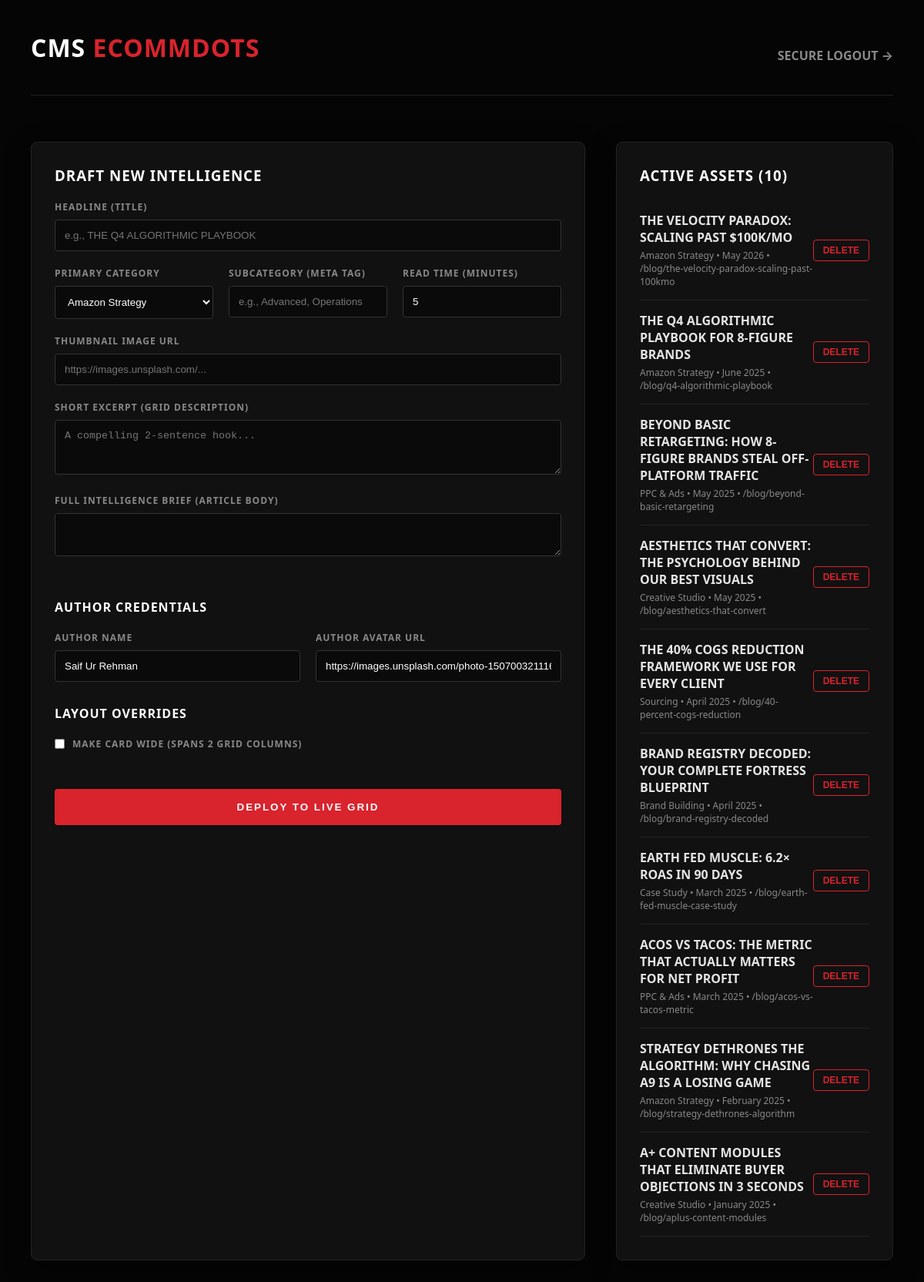
The page /admin (signed in) on the database its author committed.
### tables this page shows
CREATE TABLE articles (
            id INTEGER PRIMARY KEY AUTOINCREMENT,
            title TEXT NOT NULL,
            slug TEXT NOT NULL UNIQUE,
            category TEXT NOT NULL,
            subcategory TEXT NOT NULL,
            read_time INTEGER NOT NULL,
            publish_date TEXT NOT NULL,
            excerpt TEXT NOT NULL,
            content TEXT, 
            author_name TEXT NOT NULL,
            author_image TEXT NOT NULL,
            thumbnail_url TEXT NOT NULL,
            is_wide BOOLEAN NOT NULL DEFAULT 0,
            is_featured BOOLEAN NOT NULL DEFAULT 0,
            created_at TIMESTAMP DEFAULT CURRENT_TIMESTAMP
        );

### app.py (the view, shortened to what this page needs)
@app.route('/admin', methods=['GET', 'POST'])
def admin_dashboard():
    if not session.get('logged_in'):
        return redirect(url_for('admin_login'))
    conn = get_db_connection()
    articles = conn.execute('SELECT id, title, category, publish_date, slug FROM articles ORDER BY created_at DESC').fetchall()
    conn.close()
    return render_template('admin.html', articles=articles)

### app.py (called while the page is built)
def get_db_connection():
    conn = sqlite3.connect(DB_FILE)
    conn.row_factory = sqlite3.Row
    return conn

### templates/admin.html (shortened to what this page needs)
<!DOCTYPE html>
<html lang="en">
<head>
</head>
<body>
<div class="wrapper">
    <div class="header-panel">
        <h1>CMS <span style="color:#d9232d;">ECOMMDOTS</span></h1>
        <a href="{{ url_for('logout') }}" style="color:#888; text-decoration:none; font-weight:bold;">SECURE LOGOUT →</a>
    </div>
    <div class="panel">
        <h3>DRAFT NEW INTELLIGENCE</h3>
        <form method="POST">
            <label>Headline (Title)</label>
            <input type="text" name="title" required placeholder="e.g., THE Q4 ALGORITHMIC PLAYBOOK">
            <div class="flex-row">
                <div>
                    <label>Primary Category</label>
                    <select name="category" required>
                        <option value="Amazon Strategy">Amazon Strategy</option>
                    </select>
                </div>
                <div>
                    <label>Subcategory (Meta Tag)</label>
                    <input type="text" name="subcategory" required placeholder="e.g., Advanced, Operations">
                </div>
                <div>
                    <label>Read Time (Minutes)</label>
                    <input type="number" name="read_time" required value="5">
                </div>
            </div>
            <label>Thumbnail Image URL</label>
            <input type="text" name="thumbnail_url" required placeholder="https://images.unsplash.com/...">
            <label>Short Excerpt (Grid Description)</label>
            <textarea name="excerpt" required rows="3" placeholder="A compelling 2-sentence hook..."></textarea>
            <label>Full Intelligence Brief (Article Body)</label>
            <textarea id="content" name="content"></textarea>
            <h3 style="margin-top:30px; font-size:16px;">AUTHOR CREDENTIALS</h3>
            <div class="flex-row">
                <div>
                    <label>Author Name</label>
                    <input type="text" name="author_name" required value="Saif Ur Rehman">
                </div>
                <div>
                    <label>Author Avatar URL</label>
                    <input type="text" name="author_image" required value="https://images.unsplash.com/photo-1507003211169-0a1dd7228f2d?auto=format&fit=crop&w=100&q=80">
                </div>
            </div>
            <h3 style="margin-top:10px; font-size:16px;">LAYOUT OVERRIDES</h3>
            <div class="flex-row" style="margin-bottom: 30px;">
                <div class="checkbox-group">
                    <input type="checkbox" id="is_wide" name="is_wide" value="1">
                    <label for="is_wide" style="margin:0;">Make Card Wide (Spans 2 Grid Columns)</label>
                </div>
            </div>
            <button type="submit" class="btn-primary">DEPLOY TO LIVE GRID</button>
        </form>
    </div>
    <div class="panel">
        <h3>ACTIVE ASSETS ({{ articles|length }})</h3>
        <ul class="article-list">
            {% for article in articles %}
            <li class="article-item">
                <div>
                    <div style="font-weight:bold;">{{ article.title }}</div>
                    <div class="article-meta">{{ article.category }} &bull; {{ article.publish_date }} &bull; /blog/{{ article.slug }}</div>
                </div>
                <form action="{{ url_for('delete_article', id=article.id) }}" method="POST" onsubmit="return confirm('WARNING: Are you sure you want to permanently delete this digital asset?');">
                    <button type="submit" class="btn-delete">DELETE</button>
                </form>
            </li>
            {% endfor %}
        </ul>
    </div>
</div>
</body>
</html>

### templates/admin.html (style rules this page uses)
body { background: #050505; color: #e5e5e5; font-family: system-ui, -apple-system, sans-serif; padding: 40px; margin: 0; }
.wrapper { max-width: 1200px; margin: 0 auto; display: grid; grid-template-columns: 2fr 1fr; gap: 40px; }
.header-panel { grid-column: 1 / -1; display: flex; justify-content: space-between; align-items: center; border-bottom: 1px solid #222; padding-bottom: 20px; margin-bottom: 20px; }
h1, h2, h3 { font-weight: 800; letter-spacing: 1px; color: #fff; margin: 0 0 20px 0; }
.panel { background: #111; padding: 30px; border-radius: 8px; border: 1px solid #222; box-shadow: 0 10px 30px rgba(0,0,0,0.5); }
label { display: block; font-size: 12px; text-transform: uppercase; letter-spacing: 1px; color: #888; margin-bottom: 8px; font-weight: 700; }
input[type="text"], input[type="number"], select, textarea { width: 100%; background: #0a0a0a; border: 1px solid #333; color: #fff; padding: 12px; margin-bottom: 20px; border-radius: 4px; box-sizing: border-box; outline: none; }
.flex-row { display: flex; gap: 20px; }
.flex-row > div { flex: 1; }
.checkbox-group { display: flex; align-items: center; gap: 10px; margin-bottom: 20px; }
.checkbox-group input { width: auto; margin: 0; }
button.btn-primary { background: #d9232d; color: #fff; padding: 16px 24px; font-weight: 800; letter-spacing: 2px; text-transform: uppercase; border: none; border-radius: 4px; cursor: pointer; width: 100%; transition: 0.3s; }
.article-list { list-style: none; padding: 0; margin: 0; }
.article-item { display: flex; justify-content: space-between; align-items: center; padding: 15px 0; border-bottom: 1px solid #222; }
.article-meta { font-size: 12px; color: #888; margin-top: 4px; }
.btn-delete { background: transparent; color: #d9232d; border: 1px solid #d9232d; padding: 6px 12px; border-radius: 4px; cursor: pointer; font-size: 12px; font-weight: bold; }

### rows shown on the page
articles: title "THE VELOCITY PARADOX: SCALING PAST $100K/MO", category "Amazon Strategy", publish_date "May 2026", slug "the-velocity-paradox-scaling-past-100kmo"
articles: title "THE Q4 ALGORITHMIC PLAYBOOK FOR 8-FIGURE BRANDS", category "Amazon Strategy", publish_date "June 2025", slug "q4-algorithmic-playbook"
articles: title "BEYOND BASIC RETARGETING: HOW 8-FIGURE BRANDS STEAL OFF-PLATFORM TRAFFIC", category "PPC & Ads", publish_date "May 2025", slug "beyond-basic-retargeting"
articles: title "AESTHETICS THAT CONVERT: THE PSYCHOLOGY BEHIND OUR BEST VISUALS", category "Creative Studio", publish_date "May 2025", slug "aesthetics-that-convert"
articles: title "THE 40% COGS REDUCTION FRAMEWORK WE USE FOR EVERY CLIENT", category "Sourcing", publish_date "April 2025", slug "40-percent-cogs-reduction"
articles: title "BRAND REGISTRY DECODED: YOUR COMPLETE FORTRESS BLUEPRINT", category "Brand Building", publish_date "April 2025", slug "brand-registry-decoded"
articles: title "EARTH FED MUSCLE: 6.2× ROAS IN 90 DAYS", category "Case Study", publish_date "March 2025", slug "earth-fed-muscle-case-study"
articles: title "ACOS VS TACOS: THE METRIC THAT ACTUALLY MATTERS FOR NET PROFIT", category "PPC & Ads", publish_date "March 2025", slug "acos-vs-tacos-metric"
articles: title "STRATEGY DETHRONES THE ALGORITHM: WHY CHASING A9 IS A LOSING GAME", category "Amazon Strategy", publish_date "February 2025", slug "strategy-dethrones-algorithm"
articles: title "A+ CONTENT MODULES THAT ELIMINATE BUYER OBJECTIONS IN 3 SECONDS", category "Creative Studio", publish_date "January 2025", slug "aplus-content-modules"

### other values the page prints
{{ articles|length }} "10"
